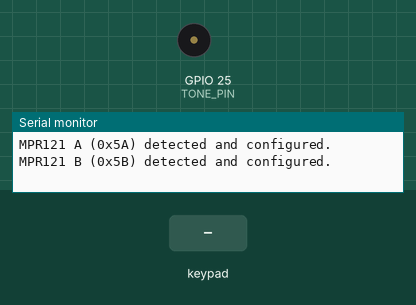
This sketch was run on a simulated ESP32. Parts: buzzer (waves = sounding), the last lines printed to the serial monitor. The test bench sets the inputs (shaded band).

Above: at 1.4 s.
1.5 s: key '0' pressed
At 2.9 s:
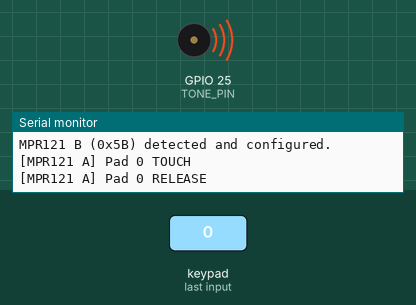
Timing chart, 0 to 4.5 s (numbered marks = the images above; inputs shaded):
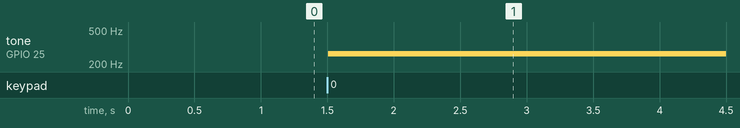

Measured:
- after the input at 1.5 s, tone on GPIO 25 (TONE_PIN): silent → 262 Hz at once

The sketch:

CapTouchInstrument.ino
```cpp
/*
  Capacitive Touch Instrument with Dual MPR121 on ESP32

  Hardware:
  - ESP32
  - MPR121 #1 at I2C address 0x5A on SDA=GPIO13, SCL=GPIO14 (separate I2C bus)
  - MPR121 #2 at I2C address 0x5B on SDA=GPIO27, SCL=GPIO26 (separate I2C bus)
  - Audio output on GPIO25 using LEDC PWM (ledcWriteTone)

  Requirements addressed:
  - Safe initialization of both MPR121s; if one is missing, continue without crashes or resets
  - No infinite boot loops; sensors may be missing at boot and later attached
  - Detect pad touch events from both boards
  - Print debug only when state changes (no continuous loop spam)
  - Map touches to specific frequencies and play tones
  - Use non-blocking I2C with timeouts; avoid invalid memory access when sensors absent
*/

#include <Arduino.h>
#include <Wire.h>
#include <Adafruit_MPR121.h>

// -----------------------------
// Pin and configuration defines
// -----------------------------
static const uint8_t I2C0_SDA_PIN = 13;   // Bus for MPR121 at 0x5A
static const uint8_t I2C0_SCL_PIN = 14;
static const uint8_t I2C1_SDA_PIN = 27;   // Bus for MPR121 at 0x5B
static const uint8_t I2C1_SCL_PIN = 26;

static const uint8_t MPR121_ADDR_A = 0x5A;  // Default
static const uint8_t MPR121_ADDR_B = 0x5B;  // ADDR tied to 3.3V

static const uint32_t I2C_FREQUENCY_HZ = 400000; // Fast-mode I2C
static const uint32_t I2C_TIMEOUT_MS = 50;       // Avoid long blocking

// Audio (LEDC PWM) on ESP32
static const uint8_t TONE_PIN = 25;
static const uint8_t LEDC_CHANNEL = 0;     // Use channel 0
static const uint8_t LEDC_RES_BITS = 10;   // 10-bit resolution
static const uint32_t LEDC_BASE_FREQ = 1000; // Initial dummy frequency

static const uint8_t NUM_PADS = 12;        // MPR121 has 12 electrodes

// -----------------------------
// Global objects
// -----------------------------
TwoWire I2C_BUS_A = TwoWire(0);  // I2C bus for 0x5A on pins 13/14
TwoWire I2C_BUS_B = TwoWire(1);  // I2C bus for 0x5B on pins 27/26

Adafruit_MPR121 mprA;
Adafruit_MPR121 mprB;

bool sensorA_ok = false;
bool sensorB_ok = false;

uint16_t lastTouchedA = 0;
uint16_t lastTouchedB = 0;
uint16_t currTouchedA = 0;
uint16_t currTouchedB = 0;

int currentFrequency = 0;  // Track currently playing frequency to avoid redundant reconfig

// Frequencies mapped per pad (C-major scale across two octaves as example)
// Board A (0x5A): approx C4..G5
static const int PAD_FREQUENCIES_A[NUM_PADS] = {
  262, 294, 330, 349, 392, 440, 494,  // C4, D4, E4, F4, G4, A4, B4
  523, 587, 659, 698, 784             // C5, D5, E5, F5, G5
};

// Board B (0x5B): approx C5..G6
static const int PAD_FREQUENCIES_B[NUM_PADS] = {
  523, 587, 659, 698, 784, 880, 988,  // C5, D5, E5, F5, G5, A5, B5
  1047, 1175, 1319, 1397, 1568        // C6, D6, E6, F6, G6
};

// -----------------------------
// Helpers: audio control
// -----------------------------
void stopTone()
{
  // Silence by setting duty to 0
  ledcWrite(LEDC_CHANNEL, 0);
  currentFrequency = 0;
}

void startTone(int frequencyHz)
{
  if (frequencyHz <= 0) {
    stopTone();
    return;
  }

  if (currentFrequency == frequencyHz) {
    return; // Already playing this frequency
  }

  // Configure tone frequency; duty will remain whatever last set by ledcWrite
  ledcWriteTone(LEDC_CHANNEL, (double)frequencyHz);

  // Set duty to 50% of max for audible volume (scales with resolution)
  const uint32_t maxDuty = (1UL << LEDC_RES_BITS) - 1;
  ledcWrite(LEDC_CHANNEL, maxDuty / 2);

  currentFrequency = frequencyHz;
}

int selectActiveFrequency()
{
  // Priority: lowest pad index on board A, then lowest on board B
  for (uint8_t i = 0; i < NUM_PADS; i++) {
    if (currTouchedA & (1 << i)) {
      return PAD_FREQUENCIES_A[i];
    }
  }
  for (uint8_t i = 0; i < NUM_PADS; i++) {
    if (currTouchedB & (1 << i)) {
      return PAD_FREQUENCIES_B[i];
    }
  }
  return 0; // none active
}

// -----------------------------
// Helpers: sensor processing
// -----------------------------
bool processSensor(const char* label,
                   bool sensorOk,
                   Adafruit_MPR121& sensor,
                   uint16_t& lastState,
                   uint16_t& currState)
{
  if (!sensorOk) {
    currState = 0;
    return false;
  }

  uint16_t touched = sensor.touched();
  currState = touched;

  uint16_t changed = touched ^ lastState;
  if (changed) {
    for (uint8_t i = 0; i < NUM_PADS; i++) {
      uint16_t mask = (1 << i);
      if (changed & mask) {
        if (touched & mask) {
          Serial.print("[MPR121 "); Serial.print(label); Serial.print("] Pad "); Serial.print(i); Serial.println(" TOUCH");
        } else {
          Serial.print("[MPR121 "); Serial.print(label); Serial.print("] Pad "); Serial.print(i); Serial.println(" RELEASE");
        }
      }
    }
    lastState = touched; // update last after reporting
    return true;
  }

  return false;
}

// -----------------------------
// Setup and loop
// -----------------------------
void setup()
{
  Serial.begin(115200);
  delay(200);
  Serial.println();
  Serial.println("Capacitive Touch Instrument (ESP32 + dual MPR121)");

  // Initialize I2C buses (separate for each sensor)
  I2C_BUS_A.begin(I2C0_SDA_PIN, I2C0_SCL_PIN, I2C_FREQUENCY_HZ);
  I2C_BUS_A.setTimeOut(I2C_TIMEOUT_MS);

  I2C_BUS_B.begin(I2C1_SDA_PIN, I2C1_SCL_PIN, I2C_FREQUENCY_HZ);
  I2C_BUS_B.setTimeOut(I2C_TIMEOUT_MS);

  // Initialize LEDC for audio
  ledcSetup(LEDC_CHANNEL, LEDC_BASE_FREQ, LEDC_RES_BITS);
  ledcAttachPin(TONE_PIN, LEDC_CHANNEL);
  stopTone();

  // Initialize sensors. If a sensor is missing, continue without resetting.
  sensorA_ok = mprA.begin(MPR121_ADDR_A, &I2C_BUS_A);
  if (sensorA_ok) {
    // Set reasonable thresholds (touch, release)
    mprA.setThresholds(12, 6);
    Serial.println("MPR121 A (0x5A) detected and configured.");
  } else {
    Serial.println("MPR121 A (0x5A) NOT detected. Continuing without it.");
  }

  sensorB_ok = mprB.begin(MPR121_ADDR_B, &I2C_BUS_B);
  if (sensorB_ok) {
    mprB.setThresholds(12, 6);
    Serial.println("MPR121 B (0x5B) detected and configured.");
  } else {
    Serial.println("MPR121 B (0x5B) NOT detected. Continuing without it.");
  }
}

void loop()
{
  // Process each sensor and emit logs only on changes
  bool changedA = processSensor("A", sensorA_ok, mprA, lastTouchedA, currTouchedA);
  bool changedB = processSensor("B", sensorB_ok, mprB, lastTouchedB, currTouchedB);

  if (changedA || changedB) {
    // Update tone selection based on current set of active touches
    int freq = selectActiveFrequency();
    if (freq > 0) {
      startTone(freq);
    } else {
      stopTone();
    }
  }

  // Small delay to reduce I2C bus pressure and CPU use
  delay(8);
}
```
